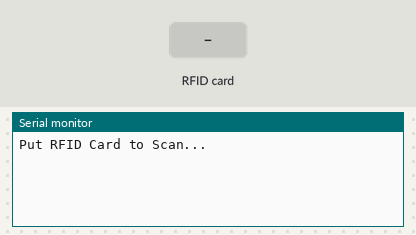
The sketch below on a simulated Arduino Uno, built with avr-gcc and run on an emulated ATmega328P. On the bench: the last lines printed to the serial monitor. The inputs (shaded band) are chosen by the test bench.

Above: at 1.2 s.
1.3 s: RFID card 53 FD A2 A9 02 97 00 held to the reader
At 1.7 s:
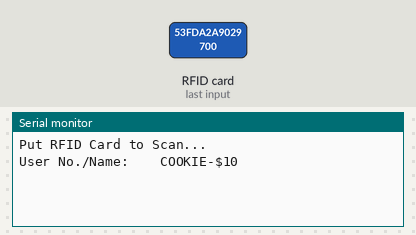
2.8 s: RFID card 53 EC E7 81 02 88 00 held to the reader
At 3.1 s:
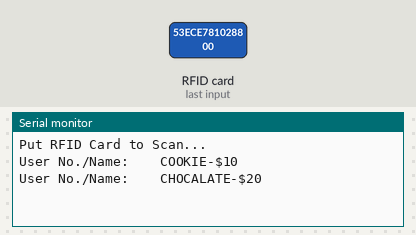
4.3 s: RFID card 53 3C B3 89 02 67 00 held to the reader
At 5.5 s:
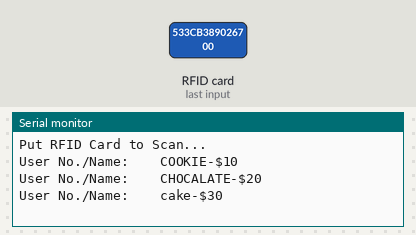
5.8 s: RFID card 5E 7A 19 C4 held to the reader
At 7.1 s:
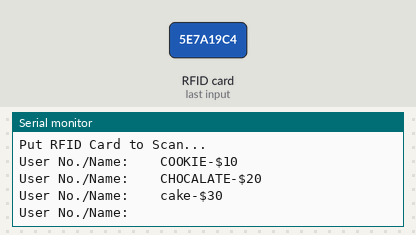

The sketch:

mfrc522_part.ino
```cpp
#include <MFRC522.h>
#include "SoftwareSerial.h"
#define SS_PIN 10
#define RST_PIN A0
MFRC522 mfrc522(SS_PIN, RST_PIN);   // Create MFRC522 instance.
SoftwareSerial ser(2,3); // RX, TX
void setup()
{
  Serial.begin(9600);   // Initiate a serial communication
  ser.begin (115200);
  SPI.begin();      // Initiate  SPI bus
  mfrc522.PCD_Init();   // Initiate MFRC522
  Serial.println("Put RFID Card to Scan...");
  Serial.println();

}
void loop()
{
  // Look for new cards
  if ( ! mfrc522.PICC_IsNewCardPresent())
  {
    return;
  }
  // Select one of the cards
  if ( ! mfrc522.PICC_ReadCardSerial())
  {
    return;
  }
  //Show UID on serial monitor

  String content= "";
  byte letter;
  for (byte i = 0; i < mfrc522.uid.size; i++)
  {

     content.concat(String(mfrc522.uid.uidByte[i] < 0x10 ? " 0" : " "));
     content.concat(String(mfrc522.uid.uidByte[i], HEX));
    mfrc522.PICC_HaltA();
  }
  Serial.println();
  Serial.print("User No./Name:    ");
  content.toUpperCase();
  if (content.substring(1) == "53 FD A2 A9 02 97 00" ) //change here the UID of the card/cards that you want to give access
  {
    Serial.println("COOKIE-$10");
    ser.write(1);
    Serial.println();

    delay(1000);
  }
   if (content.substring(1) ==  "53 EC E7 81 02 88 00" ) //change here the UID of the card/cards that you want to give access
  {
    Serial.println("CHOCALATE-$20");
    ser.write(2);
    Serial.println();

    delay(1000);
  }
   if (content.substring(1) == "53 3C B3 89 02 67 00" ) //change here the UID of the card/cards that you want to give access
  {
    Serial.println("cake-$30");
    ser.write(3);
    Serial.println();

    delay(1000);
  }
   if (content.substring(1) == "BURGER-$40" ) //change here the UID of the card/cards that you want to give access
  {
    Serial.println("4-Simon Jones");
    ser.write(4);
    Serial.println();

    delay(1000);
  }
   if (content.substring(1) == "53 B5 B7 A9 02 18 00" ) //change here the UID of the card/cards that you want to give access
  {
    Serial.println("salad-50");
    ser.write(5);
    Serial.println();

    delay(1000);
  }
    if (content.substring(1) ==  "53 64 A7 A1 02 98 00" ) //change here the UID of the card/cards that you want to give access
  {
    Serial.println("BEER-$60");
    ser.write(6);
    Serial.println();

    delay(1000);
  }
  }
```

Measured:
- after the input at 1.3 s, the serial monitor: prints a new line at once (image 1)
- after the input at 2.8 s, the serial monitor: prints a new line at once (image 2)
- after the input at 4.3 s, the serial monitor: prints a new line at once (image 3)
- after the input at 5.8 s, the serial monitor: prints a new line at once (image 4)
